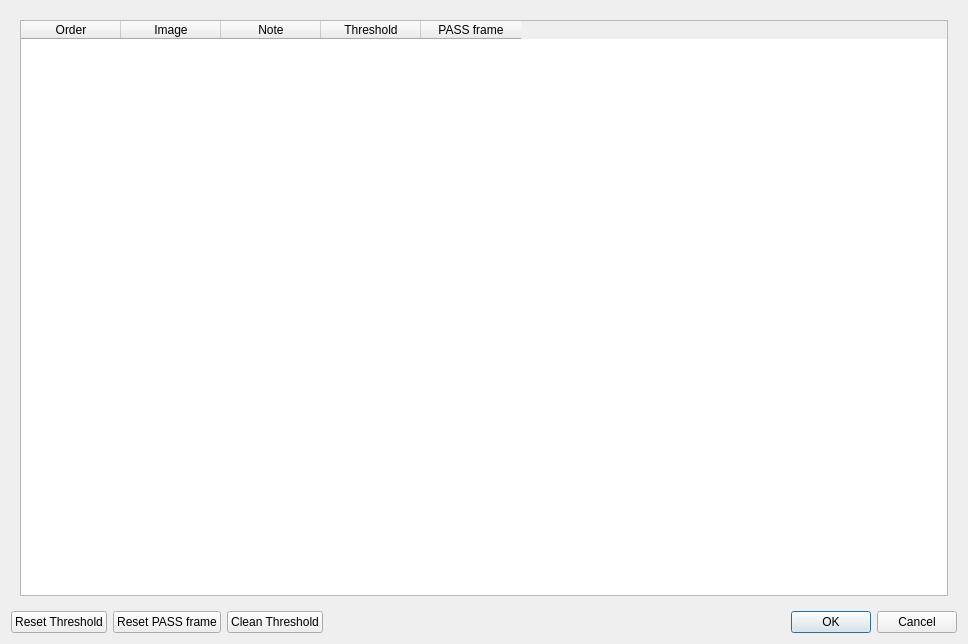
<?xml version="1.0" encoding="UTF-8"?>
<ui version="4.0">
 <class>EditROINote_Dialog</class>
 <widget class="QDialog" name="EditROINote_Dialog">
  <property name="geometry">
   <rect>
    <x>0</x>
    <y>0</y>
    <width>968</width>
    <height>644</height>
   </rect>
  </property>
  <property name="windowTitle">
   <string>Edit Note/Threshold </string>
  </property>
  <layout class="QGridLayout" name="gridLayout_2">
   <item row="0" column="0" colspan="4">
    <widget class="QWidget" name="widget" native="true">
     <layout class="QGridLayout" name="gridLayout">
      <item row="0" column="0">
       <widget class="QTableWidget" name="tableWidget">
        <attribute name="horizontalHeaderStretchLastSection">
         <bool>false</bool>
        </attribute>
        <column>
         <property name="text">
          <string>Order</string>
         </property>
        </column>
        <column>
         <property name="text">
          <string>Image</string>
         </property>
        </column>
        <column>
         <property name="text">
          <string>Note</string>
         </property>
        </column>
        <column>
         <property name="text">
          <string>Threshold</string>
         </property>
        </column>
        <column>
         <property name="text">
          <string>PASS frame</string>
         </property>
        </column>
       </widget>
      </item>
     </layout>
    </widget>
   </item>
   <item row="1" column="0">
    <widget class="QPushButton" name="reset_threshold_pushButton">
     <property name="toolTip">
      <string>reset all threshold/offset to default value.</string>
     </property>
     <property name="text">
      <string>Reset Threshold</string>
     </property>
    </widget>
   </item>
   <item row="1" column="3">
    <widget class="QDialogButtonBox" name="buttonBox">
     <property name="orientation">
      <enum>Qt::Horizontal</enum>
     </property>
     <property name="standardButtons">
      <set>QDialogButtonBox::Cancel|QDialogButtonBox::Ok</set>
     </property>
    </widget>
   </item>
   <item row="1" column="1">
    <widget class="QPushButton" name="reset_passframe_pushButton">
     <property name="toolTip">
      <string>Reset all roi PASS frame to default value</string>
     </property>
     <property name="text">
      <string>Reset PASS frame</string>
     </property>
    </widget>
   </item>
   <item row="1" column="2">
    <widget class="QPushButton" name="clean_pushButton">
     <property name="toolTip">
      <string>clean all roi data from train mode and reset to default value.</string>
     </property>
     <property name="text">
      <string>Clean Threshold</string>
     </property>
    </widget>
   </item>
  </layout>
 </widget>
 <resources/>
 <connections>
  <connection>
   <sender>buttonBox</sender>
   <signal>rejected()</signal>
   <receiver>EditROINote_Dialog</receiver>
   <slot>reject()</slot>
   <hints>
    <hint type="sourcelabel">
     <x>316</x>
     <y>260</y>
    </hint>
    <hint type="destinationlabel">
     <x>286</x>
     <y>274</y>
    </hint>
   </hints>
  </connection>
 </connections>
</ui>
